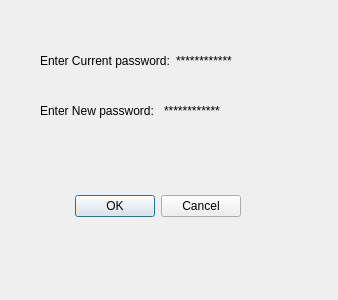
<?xml version="1.0" encoding="UTF-8"?>
<ui version="4.0">
 <class>Dialog</class>
 <widget class="QDialog" name="Dialog">
  <property name="geometry">
   <rect>
    <x>0</x>
    <y>0</y>
    <width>338</width>
    <height>300</height>
   </rect>
  </property>
  <property name="windowTitle">
   <string>Dialog</string>
  </property>
  <widget class="QDialogButtonBox" name="buttonBox">
   <property name="geometry">
    <rect>
     <x>60</x>
     <y>190</y>
     <width>181</width>
     <height>32</height>
    </rect>
   </property>
   <property name="orientation">
    <enum>Qt::Horizontal</enum>
   </property>
   <property name="standardButtons">
    <set>QDialogButtonBox::Cancel|QDialogButtonBox::Ok</set>
   </property>
  </widget>
  <widget class="QWidget" name="">
   <property name="geometry">
    <rect>
     <x>40</x>
     <y>90</y>
     <width>241</width>
     <height>41</height>
    </rect>
   </property>
   <layout class="QHBoxLayout" name="horizontalLayout">
    <item>
     <widget class="QLabel" name="label_2">
      <property name="text">
       <string>Enter New password:</string>
      </property>
     </widget>
    </item>
    <item>
     <widget class="QLabel" name="label_4">
      <property name="text">
       <string>************</string>
      </property>
     </widget>
    </item>
   </layout>
  </widget>
  <widget class="QWidget" name="">
   <property name="geometry">
    <rect>
     <x>40</x>
     <y>40</y>
     <width>241</width>
     <height>41</height>
    </rect>
   </property>
   <layout class="QHBoxLayout" name="horizontalLayout_2">
    <item>
     <widget class="QLabel" name="label">
      <property name="text">
       <string>Enter Current password:</string>
      </property>
     </widget>
    </item>
    <item>
     <widget class="QLabel" name="label_3">
      <property name="text">
       <string>************</string>
      </property>
     </widget>
    </item>
   </layout>
  </widget>
 </widget>
 <resources/>
 <connections>
  <connection>
   <sender>buttonBox</sender>
   <signal>accepted()</signal>
   <receiver>Dialog</receiver>
   <slot>accept()</slot>
   <hints>
    <hint type="sourcelabel">
     <x>248</x>
     <y>254</y>
    </hint>
    <hint type="destinationlabel">
     <x>157</x>
     <y>274</y>
    </hint>
   </hints>
  </connection>
  <connection>
   <sender>buttonBox</sender>
   <signal>rejected()</signal>
   <receiver>Dialog</receiver>
   <slot>reject()</slot>
   <hints>
    <hint type="sourcelabel">
     <x>316</x>
     <y>260</y>
    </hint>
    <hint type="destinationlabel">
     <x>286</x>
     <y>274</y>
    </hint>
   </hints>
  </connection>
 </connections>
</ui>
